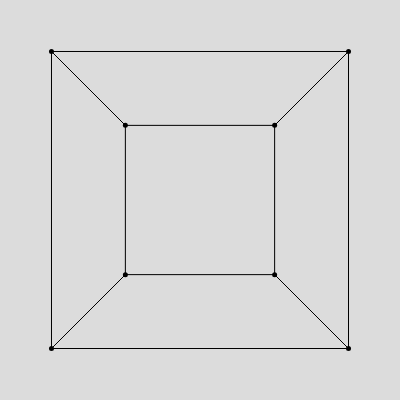
Frame 1 (no input)
Frame 60 (no input): identical to frame 1, image omitted
Frame 120 (the mouse pressed at the canvas centre since frame 60): identical to frame 1, image omitted

The p5.js sketch that drew this single still picture (run headless with seeded random() and noise() and a simulated clock; from frame 60 on, the mouse is pressed at the canvas centre):

// p5.js sketch
// ── sketch.js
function setup() 
{
  createCanvas(400, 400);
  px=0;
  py=0;
  pz=200;
  cs=300;
  zslider=createSlider(1,1500,100,10);
  xslider=createSlider(-150,150,0,5);
  yslider=createSlider(-150,150,0,5);
}

function draw() 
{
  pz=zslider.value();
  px=xslider.value();
  py=-yslider.value();
  background(220);
  a=dimmer(50+px,50+py,100+pz);
  b=dimmer(-50+px,50+py,100+pz);
  c=dimmer(50+px,-50+py,100+pz);
  d=dimmer(-50+px,-50+py,100+pz);

  e=dimmer(50+px,50+py,pz);
  f=dimmer(-50+px,50+py,pz);
  g=dimmer(-50+px,-50+py,pz);
  h=dimmer(50+px,-50+py,pz);

  function dimmer(px,py,pz) 
  {
    strokeWeight(5);
    xs=(px*cs)/pz;
    ys=(py*cs)/pz;
    point(xs+200,ys+200);
    return([xs+200,ys+200])
  }
  push();
  strokeWeight(1);
  line(a[0],a[1],b[0],b[1]);
  line(a[0],a[1],c[0],c[1]);
  line(c[0],c[1],d[0],d[1]);
  line(b[0],b[1],d[0],d[1]);

  line(f[0],f[1],e[0],e[1]);
  line(f[0],f[1],g[0],g[1]);
  line(h[0],h[1],e[0],e[1]);
  line(h[0],h[1],g[0],g[1]);

  line(a[0],a[1],e[0],e[1]);
  line(b[0],b[1],f[0],f[1]);
  line(d[0],d[1],g[0],g[1]);
  line(c[0],c[1],h[0],h[1]);

  pop();
}
